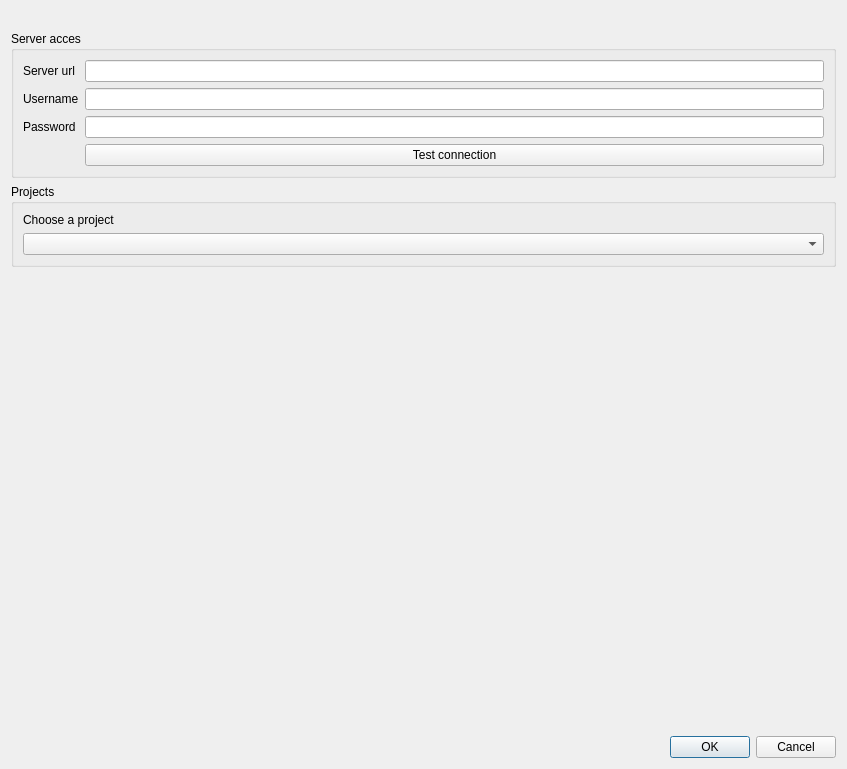
<?xml version="1.0" encoding="UTF-8"?>
<ui version="4.0">
 <class>Dialog</class>
 <widget class="QDialog" name="Dialog">
  <property name="geometry">
   <rect>
    <x>0</x>
    <y>0</y>
    <width>847</width>
    <height>769</height>
   </rect>
  </property>
  <property name="windowTitle">
   <string>Dialog</string>
  </property>
  <layout class="QGridLayout" name="gridLayout_3">
   <item row="0" column="0" colspan="2">
    <widget class="QLabel" name="warningLabel">
     <property name="enabled">
      <bool>true</bool>
     </property>
     <property name="palette">
      <palette>
       <active>
        <colorrole role="WindowText">
         <brush brushstyle="SolidPattern">
          <color alpha="255">
           <red>239</red>
           <green>41</green>
           <blue>41</blue>
          </color>
         </brush>
        </colorrole>
       </active>
       <inactive>
        <colorrole role="WindowText">
         <brush brushstyle="SolidPattern">
          <color alpha="255">
           <red>239</red>
           <green>41</green>
           <blue>41</blue>
          </color>
         </brush>
        </colorrole>
       </inactive>
       <disabled>
        <colorrole role="WindowText">
         <brush brushstyle="SolidPattern">
          <color alpha="255">
           <red>190</red>
           <green>190</green>
           <blue>190</blue>
          </color>
         </brush>
        </colorrole>
       </disabled>
      </palette>
     </property>
     <property name="font">
      <font>
       <family>Ubuntu</family>
       <weight>75</weight>
       <bold>true</bold>
      </font>
     </property>
     <property name="text">
      <string/>
     </property>
    </widget>
   </item>
   <item row="1" column="0" colspan="2">
    <widget class="QGroupBox" name="servAccessGroupBox">
     <property name="title">
      <string>Server acces</string>
     </property>
     <property name="checkable">
      <bool>false</bool>
     </property>
     <layout class="QGridLayout" name="gridLayout_2">
      <item row="1" column="0">
       <widget class="QLabel" name="label_4">
        <property name="text">
         <string>Server url</string>
        </property>
       </widget>
      </item>
      <item row="3" column="0">
       <widget class="QLabel" name="label_5">
        <property name="text">
         <string>Password</string>
        </property>
       </widget>
      </item>
      <item row="2" column="0">
       <widget class="QLabel" name="label_6">
        <property name="text">
         <string>Username</string>
        </property>
       </widget>
      </item>
      <item row="4" column="2">
       <widget class="QPushButton" name="getConfigButton">
        <property name="text">
         <string>Test connection</string>
        </property>
       </widget>
      </item>
      <item row="2" column="2">
       <widget class="QLineEdit" name="usernameLineEdit"/>
      </item>
      <item row="3" column="2">
       <widget class="QLineEdit" name="passwordLineEdit">
        <property name="echoMode">
         <enum>QLineEdit::Password</enum>
        </property>
       </widget>
      </item>
      <item row="1" column="2">
       <widget class="QLineEdit" name="urlLineEdit"/>
      </item>
     </layout>
    </widget>
   </item>
   <item row="2" column="0" colspan="2">
    <widget class="QGroupBox" name="projectsGroupBox">
     <property name="enabled">
      <bool>true</bool>
     </property>
     <property name="title">
      <string>Projects</string>
     </property>
     <layout class="QVBoxLayout" name="verticalLayout_2">
      <item>
       <widget class="QLabel" name="selectProjectLabel">
        <property name="text">
         <string>Choose a project</string>
        </property>
       </widget>
      </item>
      <item>
       <widget class="QComboBox" name="projectsComboBox">
        <property name="currentIndex">
         <number>-1</number>
        </property>
       </widget>
      </item>
     </layout>
    </widget>
   </item>
   <item row="3" column="0">
    <spacer name="verticalSpacer">
     <property name="orientation">
      <enum>Qt::Vertical</enum>
     </property>
     <property name="sizeHint" stdset="0">
      <size>
       <width>20</width>
       <height>428</height>
      </size>
     </property>
    </spacer>
   </item>
   <item row="4" column="1">
    <widget class="QDialogButtonBox" name="buttonBox">
     <property name="orientation">
      <enum>Qt::Horizontal</enum>
     </property>
     <property name="standardButtons">
      <set>QDialogButtonBox::Cancel|QDialogButtonBox::Ok</set>
     </property>
    </widget>
   </item>
  </layout>
 </widget>
 <tabstops>
  <tabstop>urlLineEdit</tabstop>
  <tabstop>usernameLineEdit</tabstop>
  <tabstop>passwordLineEdit</tabstop>
  <tabstop>getConfigButton</tabstop>
  <tabstop>projectsComboBox</tabstop>
 </tabstops>
 <resources/>
 <connections>
  <connection>
   <sender>buttonBox</sender>
   <signal>accepted()</signal>
   <receiver>Dialog</receiver>
   <slot>accept()</slot>
   <hints>
    <hint type="sourcelabel">
     <x>248</x>
     <y>254</y>
    </hint>
    <hint type="destinationlabel">
     <x>157</x>
     <y>274</y>
    </hint>
   </hints>
  </connection>
  <connection>
   <sender>buttonBox</sender>
   <signal>rejected()</signal>
   <receiver>Dialog</receiver>
   <slot>reject()</slot>
   <hints>
    <hint type="sourcelabel">
     <x>316</x>
     <y>260</y>
    </hint>
    <hint type="destinationlabel">
     <x>286</x>
     <y>274</y>
    </hint>
   </hints>
  </connection>
 </connections>
</ui>
